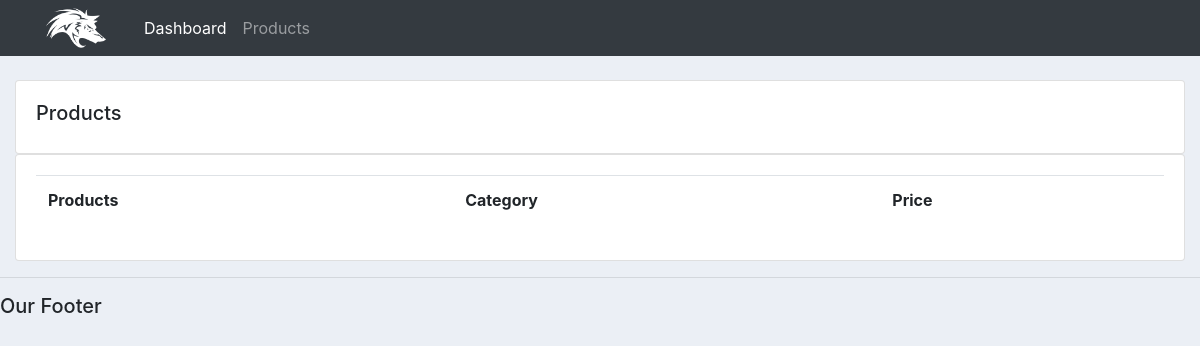
Before: /products/ with the older database file.
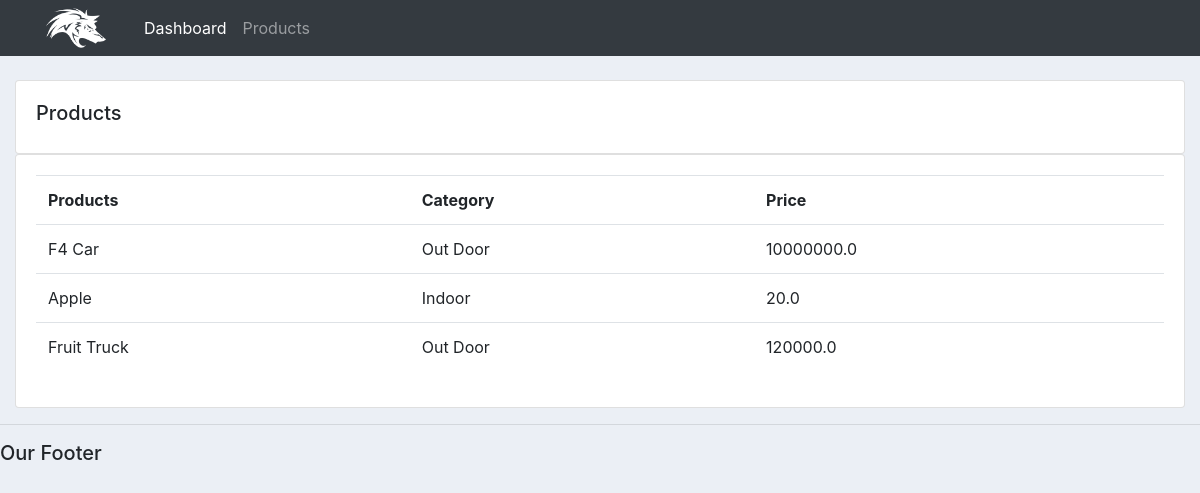
After: the same page with the newer database file.
### accounts/models.py (models this page shows, shortened)
class Product(models.Model):
    CATEGORY = (
        ('Indoor', 'Indoor'),
        ('Out Door', 'Out Door'),
    )
    name = models.CharField(max_length=200, null=True)
    price = models.FloatField(null=True)
    category = models.CharField(max_length=200, null=True, choices=CATEGORY)
    description = models.CharField(max_length=200, null=True, blank=True)
    date_created = models.DateTimeField(auto_now_add=True, null=True)
    tags = models.ManyToManyField(Tag)

### accounts/views.py (the view)
# urls.py: path('products/', views.products),
def products(request):
    products = Product.objects.all()
    return render(request, 'accounts/products.html', {'products':products})

### accounts/templates/accounts/products.html
{% extends 'accounts/main.html' %}
{% block content %}
  <br>
  <div class="container-fluid">
    <div class="row">
      <div class="col-md">
        <div class="card card-body">
          <h5>Products</h5>
        </div>
        <div class="card card-body">
          <table class="table">
            <tr>
              <th>Products</th>
              <th>Category</th>
              <th>Price</th>
            </tr>
            {% for i in products %}
              <tr>
                <td>{{i.name}}</td>
                <td>{{i.category}}</td>
                <td>{{i.price}}</td>
              </tr>
            {% endfor %}
          </table>
        </div>
      </div>
    </div>
  </div>
{% endblock  %}

Changed rows visible on the page:
added Product: name "F4 Car", category "Out Door", price "10000000.0"
added Product: name "Apple", category "Indoor", price "20.0"
added Product: name "Fruit Truck", category "Out Door", price "120000.0"
